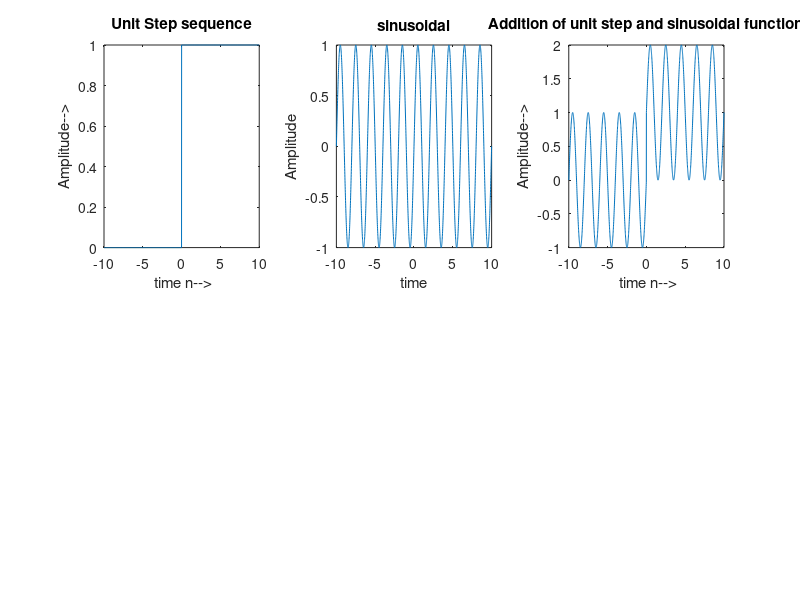

This chart was generated by the following MATLAB code:
clear all;
clc;
t=-10:.01:10;

for i=1:length(t)
    if t(i)<0
        y(i)=0;
    else if t(i)>=0
         y(i) = 1;
        end
    end
end

subplot(2,3,1);
plot(t,y);
xlabel(' time n-->');
ylabel('Amplitude-->');
title('Unit Step sequence');



s=sin(pi*t);
subplot(2,3,2);
plot(t,s);
xlabel('time');
ylabel('Amplitude');
title('sinusoidal');


for i=1:length(y)
    add(i) = y(i) + s(i);
end



subplot(2,3,3);
plot(t,add);

xlabel(' time n-->');
ylabel('Amplitude-->');
title('Addition of unit step and sinusoidal function');
